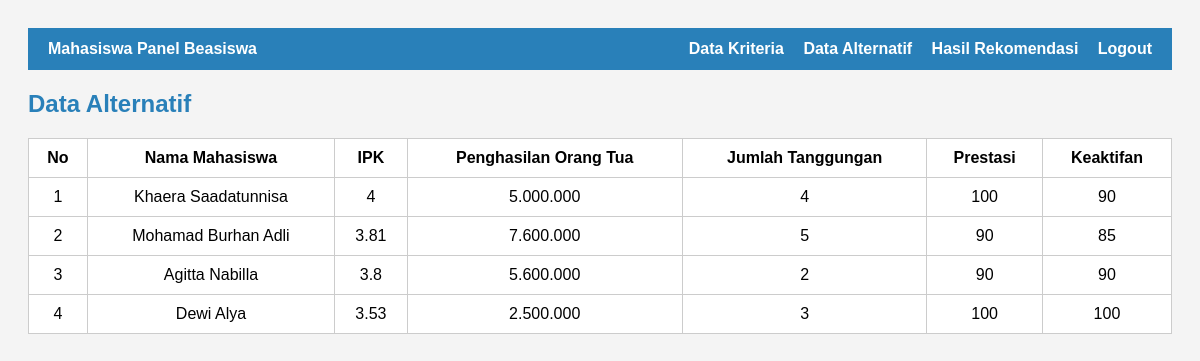
/mahasiswa/alternatif.php (signed in), run on the app's committed database.
### tables this page shows
CREATE TABLE `alternatif` (
  `id_alternatif` int(11) NOT NULL,
  `nama_alternatif` varchar(50) NOT NULL,
  `c1` float NOT NULL,
  `c2` float NOT NULL,
  `c3` float NOT NULL,
  `c4` float NOT NULL,
  `c5` float NOT NULL
);

### mahasiswa/alternatif.php (the view, shortened to what this page needs)
<?php
include '../config.php';
$q = mysqli_query($koneksi, "SELECT * FROM alternatif ORDER BY id_alternatif ASC");
?>
<!DOCTYPE html>
<html>
<head>
</head>
<body>
<div class="navbar">
    <div><strong>Mahasiswa Panel Beasiswa</strong></div>
    <div>
        <a href="kriteria.php">Data Kriteria</a>
        <a href="alternatif.php">Data Alternatif</a>
        <a href="hasil.php">Hasil Rekomendasi</a>
        <a href="../logout.php">Logout</a>
    </div>
</div>
<h2>Data Alternatif</h2>
<table>
    <tr>
        <th>No</th>
        <th>Nama Mahasiswa</th>
        <th>IPK</th>
        <th>Penghasilan Orang Tua</th>
        <th>Jumlah Tanggungan</th>
        <th>Prestasi</th>
        <th>Keaktifan</th>
    </tr>
    <?php
    $no = 1;
    while ($row = mysqli_fetch_assoc($q)) {
        echo "<tr>
            <td>$no</td>
            <td>".htmlspecialchars($row['nama_alternatif'])."</td>
            <td>{$row['c1']}</td>
            <td>".number_format($row['c2'],0,",",".")."</td>
            <td>{$row['c3']}</td>
            <td>{$row['c4']}</td>
            <td>{$row['c5']}</td>
        </tr>";
        $no++;
    }
    ?>
</table>
</body>
</html>

### mahasiswa/alternatif.php (style rules this page uses)
body { font-family: Arial; background: #f4f4f4; padding: 20px; }
.navbar { background: #2980b9; padding: 12px 20px; color: white; display: flex; justify-content: space-between; align-items: center; margin-bottom: 20px; }
.navbar a { color: white; text-decoration: none; margin-left: 15px; font-weight: bold; }
h2 { color: #2980b9; }
table { width: 100%; border-collapse: collapse; background: white; }
th, td { border: 1px solid #ccc; padding: 10px; text-align: center; }

### data on the page
alternatif: nama_alternatif "Khaera Saadatunnisa", c1 "4", c2 "5.000.000", c3 "4", c4 "100", c5 "90"
alternatif: nama_alternatif "Mohamad Burhan Adli", c1 "3.81", c2 "7.600.000", c3 "5", c4 "90", c5 "85"
alternatif: nama_alternatif "Agitta Nabilla", c1 "3.8", c2 "5.600.000", c3 "2", c4 "90", c5 "90"
alternatif: nama_alternatif "Dewi Alya", c1 "3.53", c2 "2.500.000", c3 "3", c4 "100", c5 "100"
